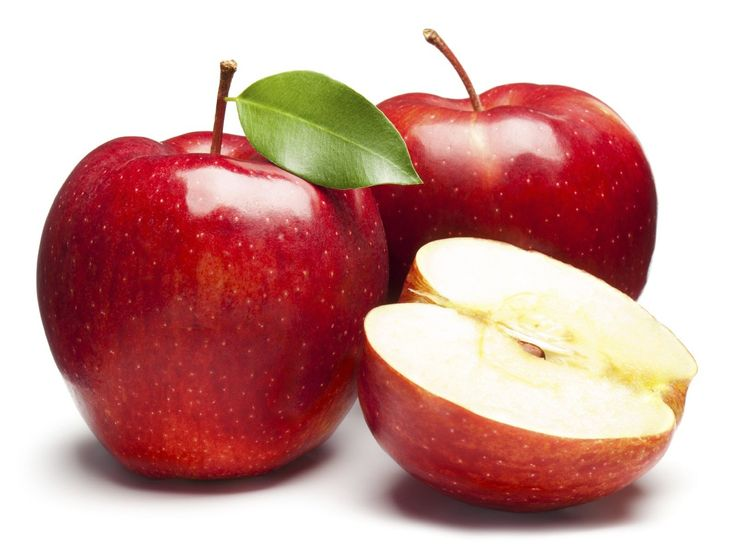
#> input picture Thi_THXLA/tao.jpg, 735 x 555 px, given in place of colorful-ripe-tropical-fruits.jpg, which was not available
$ jupyter execute Lab3.ipynb
#> lines starting #> are read from the running program, lines starting #| are printed output that depends on the picture; pictures that were not available may be replaced by others from this repository, and a replacement may not be noted
[cell 1]
#1.
import imageio.v2 as iio
import numpy as np
import matplotlib.pyplot as plt
import cv2

# Đọc ảnh
img = iio.imread('exercise/colorful-ripe-tropical-fruits.jpg')
#> img is the input picture: shape (555, 735, 3); mean R, G, B 204.6, 157.5, 153.2

# Cắt kiwi (giả sử tọa độ đã xác định)
kiwi = img[100:200, 150:250]
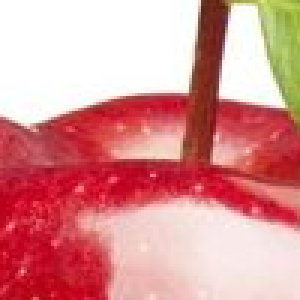
#> kiwi: shape (100, 100, 3) (shown 3 times larger); mean R, G, B 218.5, 146.9, 147.1

# Ma trận tịnh tiến sang phải 30 pixels
M = np.float32([[1, 0, 30], [0, 1, 0]])
translated_kiwi = cv2.warpAffine(kiwi, M, (kiwi.shape[1] + 30, kiwi.shape[0]))
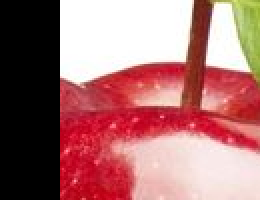
#> translated_kiwi: shape (100, 130, 3) (shown 2 times larger); mean R, G, B 168.1, 113, 113.2

# Hiển thị
plt.imshow(translated_kiwi)
plt.axis('off')
plt.show()

# Lưu lại
iio.imwrite('kiwi_translated.jpg', translated_kiwi)

[cell 2]
#2.
img = iio.imread('exercise/colorful-ripe-tropical-fruits.jpg')

# Cắt đu đủ và dưa hấu (giả sử tọa độ)
papaya = img[100:200, 50:150]
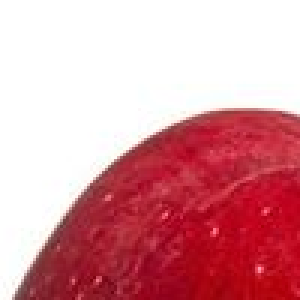
#> papaya: shape (100, 100, 3) (shown 3 times larger); mean R, G, B 217.3, 151.8, 159.5
watermelon = img[220:320, 100:200]
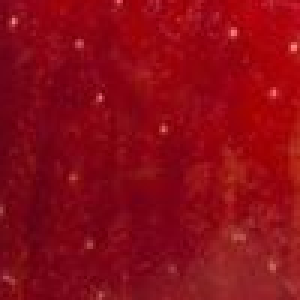
#> watermelon: shape (100, 100, 3) (shown 3 times larger); mean R, G, B 140.6, 10.3, 22.9

# Đổi màu bằng cách đảo kênh màu (ví dụ: RGB -> BGR)
papaya_swapped = papaya[:, :, ::-1]
watermelon_swapped = watermelon[:, :, ::-1]

# Lưu lại
iio.imwrite('papaya_color_changed.jpg', papaya_swapped)
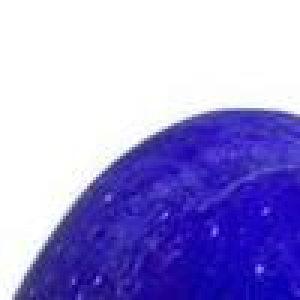
#> saved as papaya_color_changed.jpg: shape (100, 100, 3) (shown 3 times larger); mean R, G, B 159.4, 151.7, 216.9
iio.imwrite('watermelon_color_changed.jpg', watermelon_swapped)
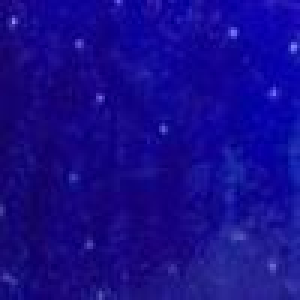
#> saved as watermelon_color_changed.jpg: shape (100, 100, 3) (shown 3 times larger); mean R, G, B 22.8, 10.4, 140.5

[cell 3]
#3.
img = iio.imread('exercise/quang_ninh.jpg')
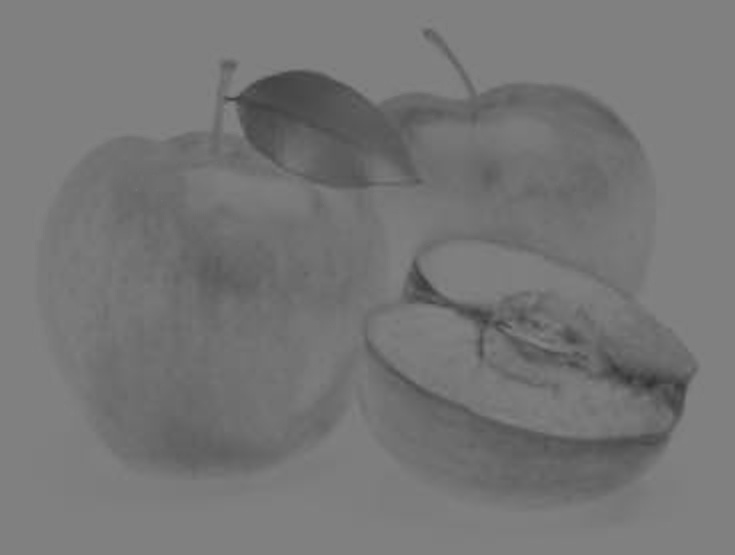
#> input picture Thi_THXLA/tao_Cb.jpg, 735 x 555 px, given in place of quang_ninh.jpg, which was not available
#> img is the input picture: shape (555, 735); min 50, max 133, mean 117.9

# Cắt núi và thuyền (giả sử tọa độ)
mountain = img[50:200, 100:300]
boat = img[220:300, 150:250]

# Xoay ảnh 45 độ quanh tâm
def rotate_image(image, angle):
#> called with angle = 45
    (h, w) = image.shape[:2]
#> h = 150; w = 200
    center = (w // 2, h // 2)
#> center = (100, 75)
    M = cv2.getRotationMatrix2D(center, angle, 1.0)
    rotated = cv2.warpAffine(image, M, (w, h))
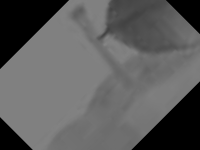
#> rotated: shape (150, 200); min 0, max 132, mean 92.6
    return rotated

rotated_mountain = rotate_image(mountain, 45)
rotated_boat = rotate_image(boat, 45)
#> call 2 of rotate_image, with angle = 45
#> in rotate_image (call 2), `rotated = cv2.warpAffine(image, M, (w, h))`:
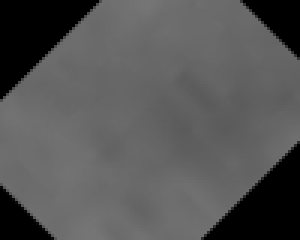
#> rotated: shape (80, 100) (shown 3 times larger); min 0, max 117, mean 85

# Lưu lại
iio.imwrite('mountain_rotated.jpg', rotated_mountain)
iio.imwrite('boat_rotated.jpg', rotated_boat)

[cell 4]
#4.
img = iio.imread('exercise/pagoda.jpg')

# Cắt ngôi chùa (giả sử tọa độ)
pagoda = img[100:200, 100:200]
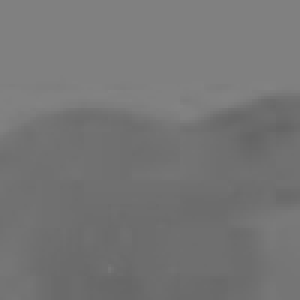
#> pagoda: shape (100, 100) (shown 3 times larger); min 101, max 131, mean 117.5

# Phóng to 5 lần
resized_pagoda = cv2.resize(pagoda, (0, 0), fx=5, fy=5)

# Lưu lại
iio.imwrite('pagoda_scaled.jpg', resized_pagoda)
